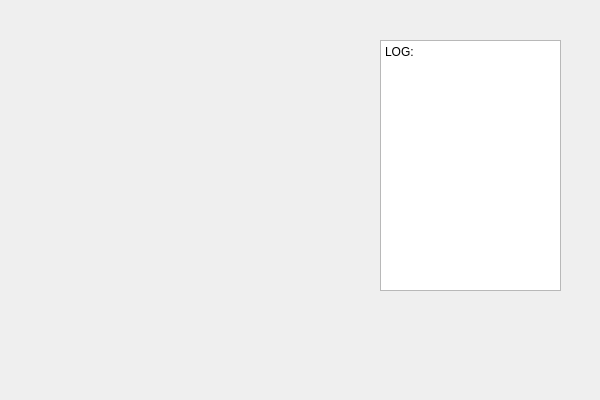
<?xml version="1.0" encoding="UTF-8"?>
<ui version="4.0">
 <class>QtWidgetsOCTAcqClass</class>
 <widget class="QWidget" name="QtWidgetsOCTAcqClass">
  <property name="geometry">
   <rect>
    <x>0</x>
    <y>0</y>
    <width>600</width>
    <height>400</height>
   </rect>
  </property>
  <property name="windowTitle">
   <string>QtWidgetsOCTAcq</string>
  </property>
  <widget class="QPlainTextEdit" name="plainTextEdit">
   <property name="geometry">
    <rect>
     <x>380</x>
     <y>40</y>
     <width>181</width>
     <height>251</height>
    </rect>
   </property>
   <property name="plainText">
    <string>LOG:</string>
   </property>
  </widget>
 </widget>
 <layoutdefault spacing="6" margin="11"/>
 <resources>
  <include location="qtwidgetsoctacq.qrc"/>
 </resources>
 <connections/>
</ui>
